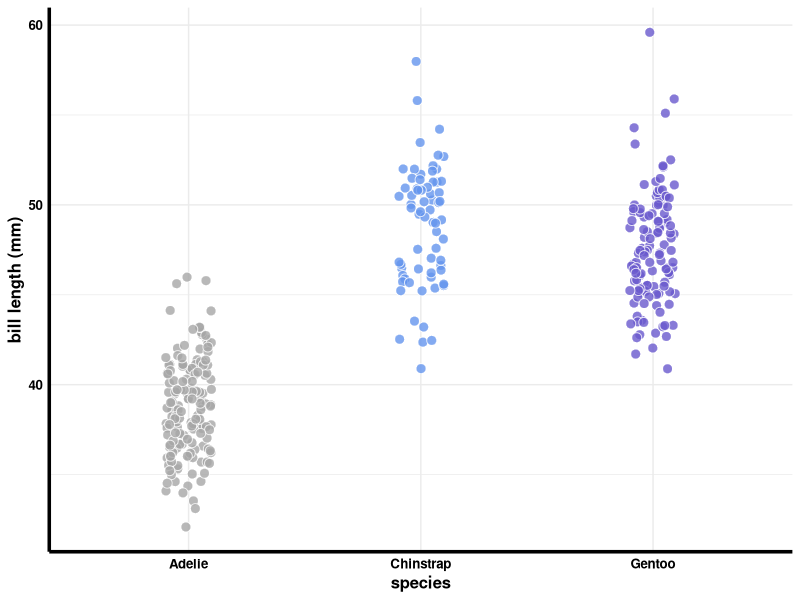
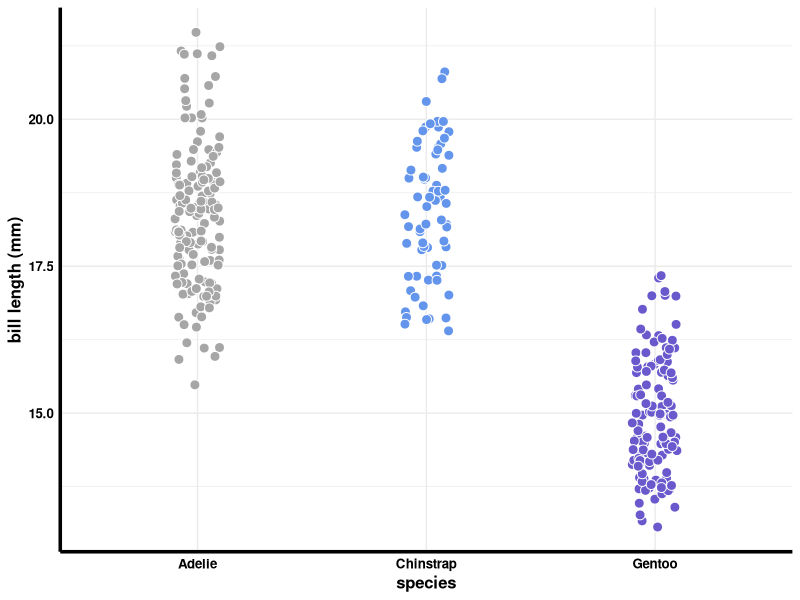
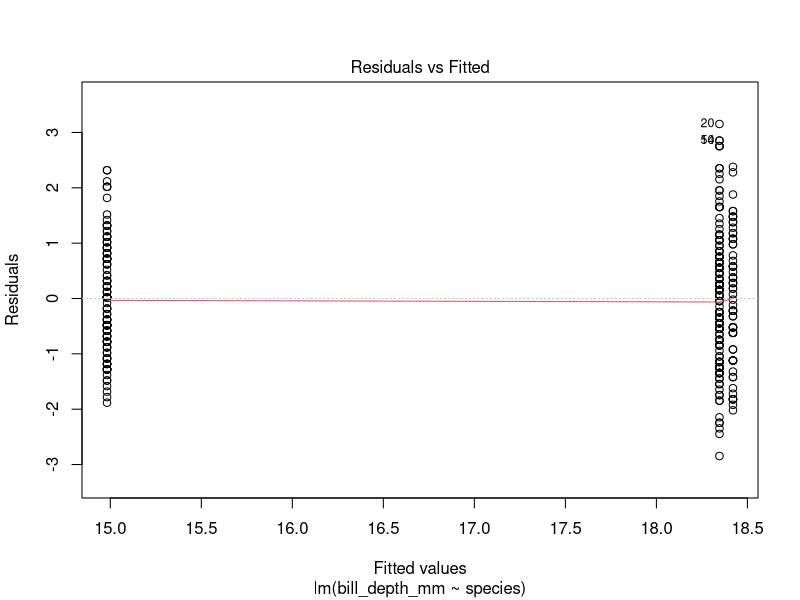
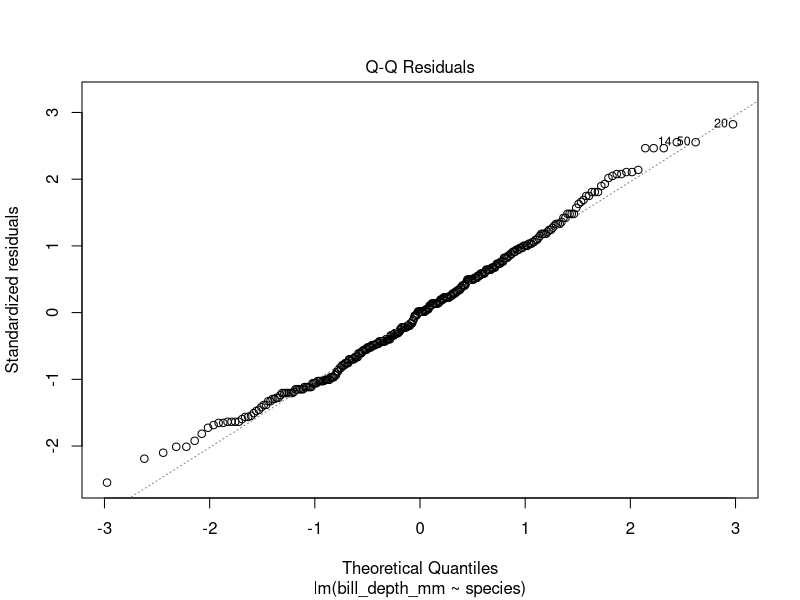
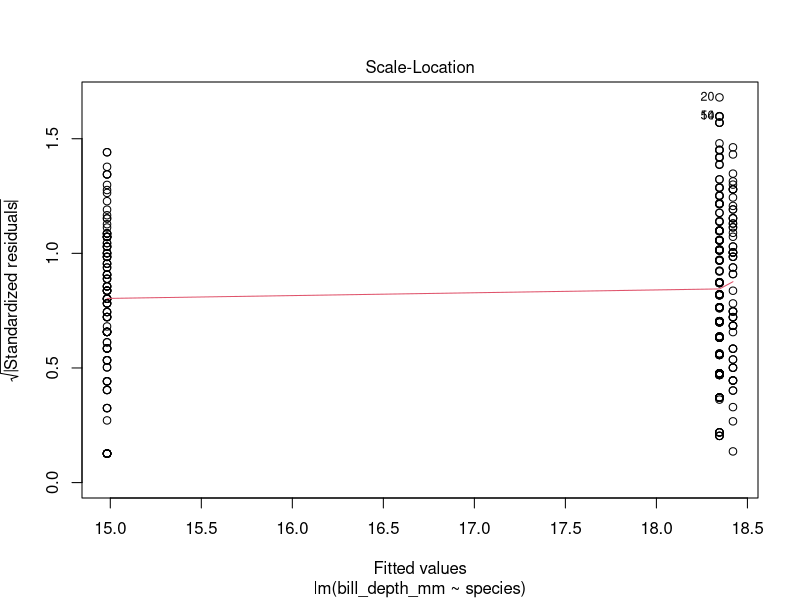
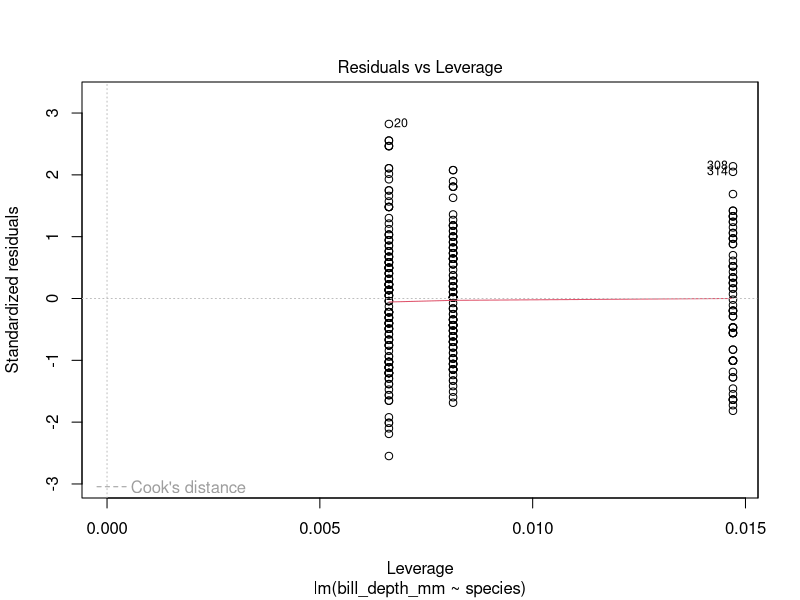

Generate these figures, in order, with R:
## ---- chunk 1
knitr::opts_chunk$set(echo = TRUE)
## ---- chunk 2
library(emmeans) #three new packages you might need to install them 
library(multcomp)
library(multcompView)

library(ggplot2) 
library(tidyr)
library(dplyr)
library(readr)
library(readxl)
library(RColorBrewer)
library(viridis)
## ---- chunk 3
#remotes::install_github("allisonhorst/palmerpenguins") #download the data from Github.
#you might need to install the "remotes" package
library(palmerpenguins)
## ---- chunk 4
wisteria <- c("grey65", "burlywood3", "khaki2", "plum1", "lightcyan2", "cornflowerblue", "slateblue3")

 penguins %>% 
  ggplot(aes(x = species, y = bill_length_mm)) + 
  geom_point(aes(fill = species),
             position = position_jitter(0.1, seed = 666),
             alpha = 0.8,
             size = 3,
             shape = 21,
             color = "white") +
  scale_fill_manual(values = wisteria[c(1,6,7)]) +
  labs(x = "species", 
       y = "bill length (mm)") +
  theme_minimal() +
  theme(axis.line = element_line(size = 1.2),
        text = element_text(size = 12, color = "black", face = "bold"),
        axis.text = element_text(color = "black"),
        legend.position = "none")
## ---- chunk 5
head(penguins)
## ---- chunk 6
penguins %>% 
  ggplot(aes(x = species, y = bill_depth_mm)) + 
  geom_point(aes(fill = species),
             position = position_jitter(0.1, seed = 666),
             size = 3,
             shape = 21,
             color = "white") +
  scale_fill_manual(values = wisteria[c(1,6,7)]) +
  labs(x = "species", 
       y = "bill length (mm)") +
  theme_minimal() +
  theme(axis.line = element_line(size = 1.2),
        text = element_text(size = 12, color = "black", face = "bold"),
        axis.text = element_text(color = "black"),
        legend.position = "none")
## ---- chunk 7
model_depth <- lm(bill_depth_mm ~ species, data = penguins)
plot(model_depth)
## ---- chunk 8
anova(model_depth)
## ---- chunk 9
estimate_depth <- emmeans(model_depth, pairwise ~ species)
estimate_depth$contrast
## ---- chunk 10
cld(estimate_depth$emmeans, Letters = letters)
